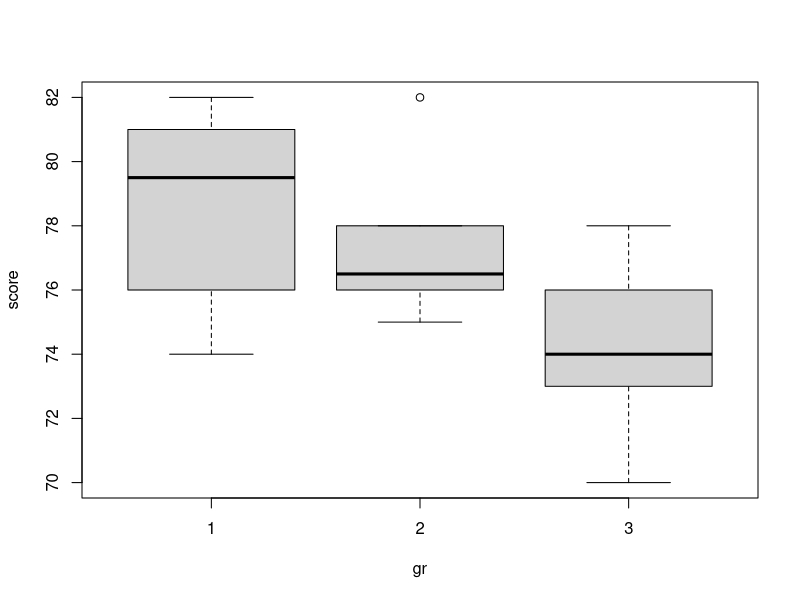

This figure's R source:
#===========================================
# 제13강 분산분석법(ANOVA)
#===========================================
#--- 1. 분산분석법이란?(p263)
x=c(74,76,79,80,82,81)
y=c(75,76,77,78,76,82)
z=c(76,74,73,70,78,74)
(gr<-c(rep(1,6),rep(2,6),rep(3,6)))
(score <- c(x,y,z))
(agg <- data.frame(score,gr))

#--- aggregate 
aggregate(score,data.frame(gr),mean)
aggregate(score,data.frame(gr),var)

#--- aov
aov(score~factor(gr),data=agg)  # 분산분석표 안 보임

#--- 분산분석표 결과 보기
out <- aov(score~factor(gr),data=agg)  
summary(out)

#--- 사후비교
TukeyHSD(out)

#--- boxplot
boxplot(score~gr)

